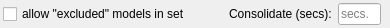
<?xml version="1.0" encoding="UTF-8"?>
<ui version="4.0">
 <class>CSettingsModelComponent</class>
 <widget class="QFrame" name="CSettingsModelComponent">
  <property name="geometry">
   <rect>
    <x>0</x>
    <y>0</y>
    <width>390</width>
    <height>28</height>
   </rect>
  </property>
  <property name="windowTitle">
   <string>Models settings</string>
  </property>
  <layout class="QHBoxLayout" name="hl_SettingsModelComponent">
   <property name="leftMargin">
    <number>3</number>
   </property>
   <property name="topMargin">
    <number>3</number>
   </property>
   <property name="rightMargin">
    <number>3</number>
   </property>
   <property name="bottomMargin">
    <number>3</number>
   </property>
   <item>
    <widget class="QCheckBox" name="cb_AllowExcludeModels">
     <property name="toolTip">
      <string>Hint: This can cause wrong behaviour or violate 3rd parties copyright. You need to know what you are doing enabling the feature.</string>
     </property>
     <property name="text">
      <string>allow &quot;excluded&quot; models in set</string>
     </property>
    </widget>
   </item>
   <item>
    <spacer name="hs_SetiingsModelComponent">
     <property name="orientation">
      <enum>Qt::Horizontal</enum>
     </property>
     <property name="sizeHint" stdset="0">
      <size>
       <width>40</width>
       <height>20</height>
      </size>
     </property>
    </spacer>
   </item>
   <item>
    <widget class="QLabel" name="lbl_Consolidate">
     <property name="text">
      <string>Consolidate (secs):</string>
     </property>
    </widget>
   </item>
   <item>
    <widget class="QLineEdit" name="le_ConsolidateSecs">
     <property name="maximumSize">
      <size>
       <width>50</width>
       <height>16777215</height>
      </size>
     </property>
     <property name="maxLength">
      <number>4</number>
     </property>
     <property name="placeholderText">
      <string>secs.</string>
     </property>
    </widget>
   </item>
   <item>
    <widget class="BlackGui::CLedWidget" name="comp_Led" native="true"/>
   </item>
  </layout>
 </widget>
 <customwidgets>
  <customwidget>
   <class>BlackGui::CLedWidget</class>
   <extends>QWidget</extends>
   <header>blackgui/led.h</header>
   <container>1</container>
  </customwidget>
 </customwidgets>
 <resources/>
 <connections/>
</ui>
